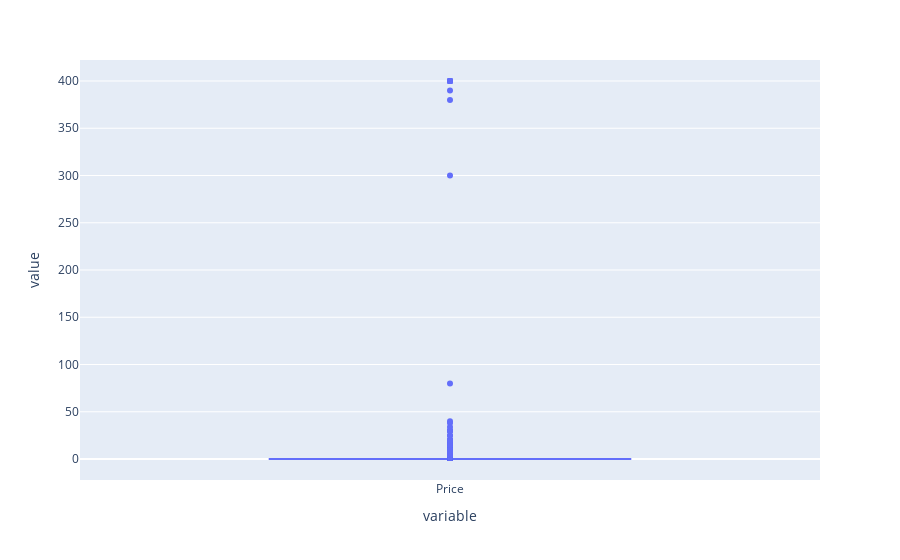

Here is the notebook cell this chart was saved with:
### Code cell
fig = px.box(df_apps_clean['Price'])

fig.show()
fig.write_image("Price_boxplot.png")

### Figure 1 — Plotly figure (JSON) as saved in the notebook; plotly's stock layout.template omitted (floating-point values rounded to 4 significant figures; data arrays with more than 128 entries replaced by an {"elided": "..."} marker saying what was removed)
{"data": [{"alignmentgroup": "True", "hovertemplate": "variable=%{x}<br>value=%{y}<extra></extra>", "legendgroup": "", "marker": {"color": "#636efa"}, "name": "", "notched": false, "offsetgroup": "", "orientation": "v", "showlegend": false, "type": "box", "x": {"elided": "8306 str values"}, "x0": " ", "xaxis": "x", "y": {"elided": "8306 float values"}, "y0": " ", "yaxis": "y"}], "layout": {"boxmode": "group", "legend": {"tracegroupgap": 0}, "margin": {"t": 60}, "xaxis": {"anchor": "y", "domain": [0, 1], "title": {"text": "variable"}}, "yaxis": {"anchor": "x", "domain": [0, 1], "title": {"text": "value"}}}}
